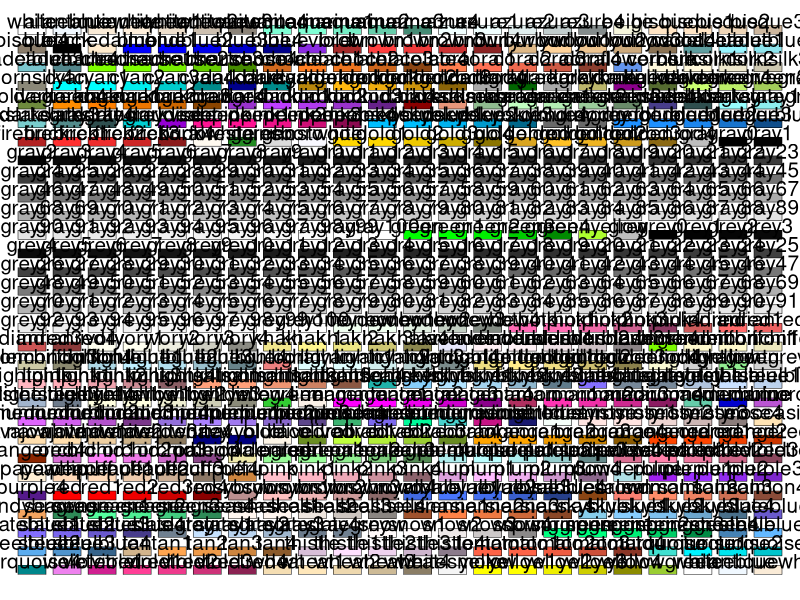
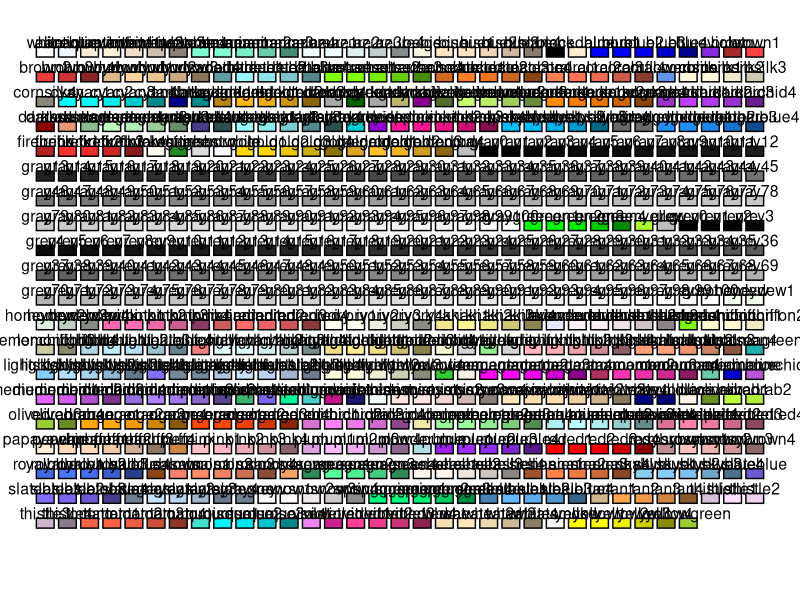
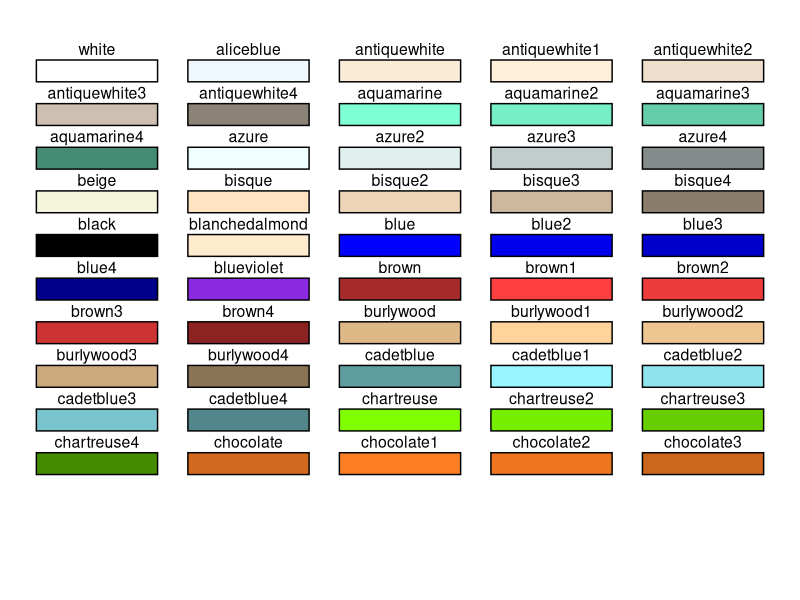
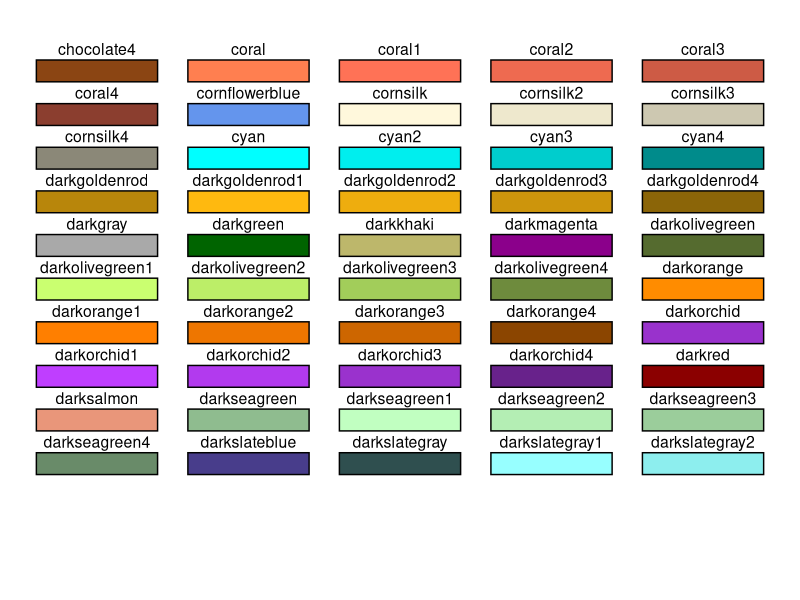
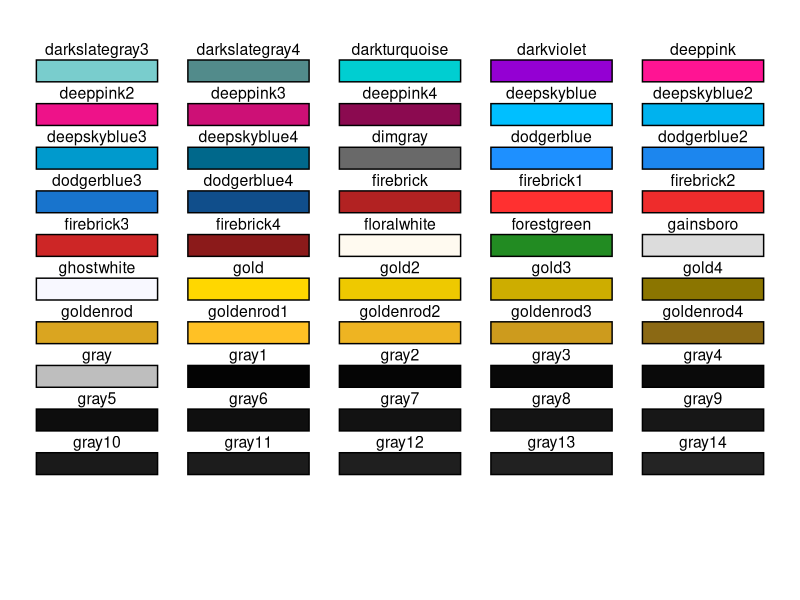
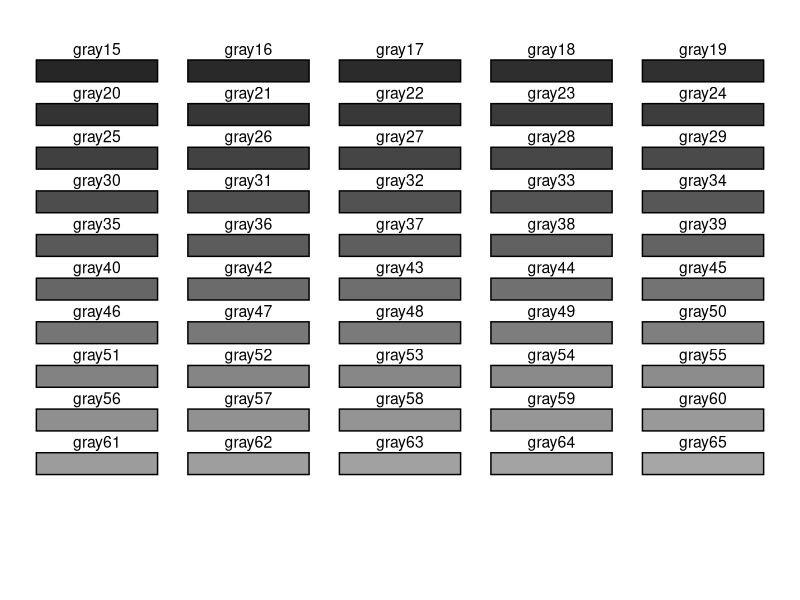
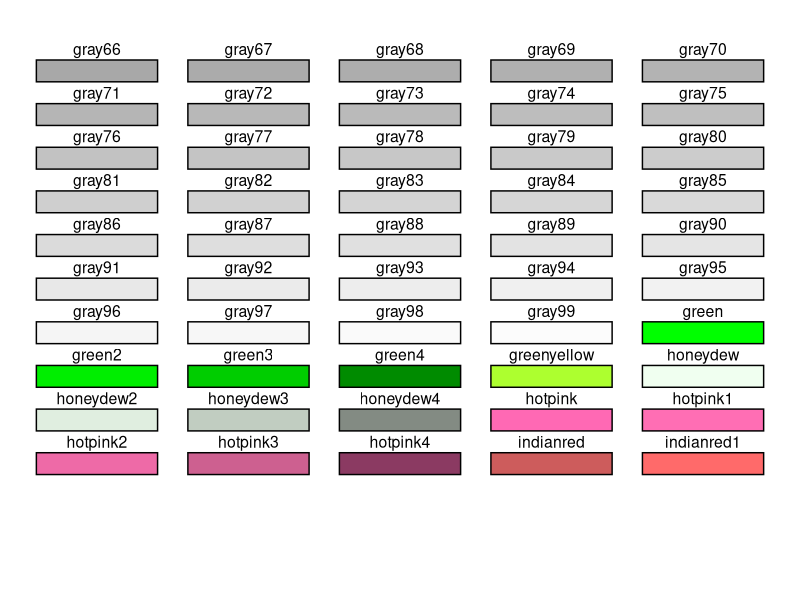
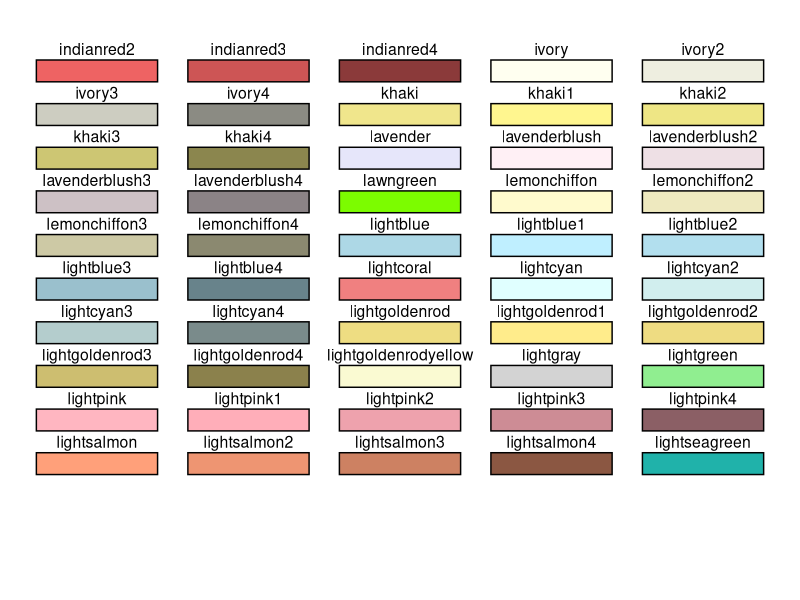

Write R code to recreate these figures, in order.
library(tidyverse)
library(grid)

# 色板(grid) ----

a <- colors()

grid.rect(x = rep(seq(0.04,0.96,length=22),times=30),
          y = rep(seq(0.95,0.05,length=30),each=22),
          width = 0.035,
          height = 0.015,
          gp=gpar(fill=a,lwd=0.5))

grid.text(a,
          x=rep(seq(0.04,0.96,length=22),times=30),
          y = rep(seq(0.965,0.065,length=30),each=22),
          gp=gpar(fontsize=15)
)

# 色板(ggplot2) ----

clr <- data.frame(no=1:657,color=colors()) %>% 
  rbind(data.frame(no=658:660,color=rep('white',3)))

clr <- clr %>% 
  mutate(x=rep(1:33*30,20)) %>% 
  mutate(y=rep(1:20*5,each=33)) %>% 
  slice_head(n=657)


ggplot(clr, aes(xmin=x-12,xmax=x+12, ymin=y-1,ymax=y+1)) +
  geom_rect(aes(fill=I(color)),colour = "black")+
  lims(y=c(110,0))+
  theme_void()+
  geom_text(aes(x,y-2,label=color),size=4)

# 色板升级版(去掉重复颜色) ----

clr <- data.frame(no=1:502,color=colors(TRUE)) %>% 
  rbind(data.frame(no=503:510,color=rep('white',8))) %>% 
  mutate(l=c(rep(1:10,each=50),rep(10,10))) %>% 
  mutate(x=rep(1:5*5,102)) %>% 
  mutate(y=c(rep(rep(1:10*4,each=5),10),rep(11*4,10))) %>% 
  slice_head(n=502)


l <- split(clr,clr$l)


f <- function(df){
  ggplot(df, aes(xmin=x-2,xmax=x+2, ymin=y-1,ymax=y+1)) +
    geom_rect(aes(fill=I(color)),colour = "black")+
    lims(y=c(50,0))+
    theme_void()+
    geom_text(aes(x,y-2,label=color),size=4)
}


photo <- map(l,f)
photo
  
